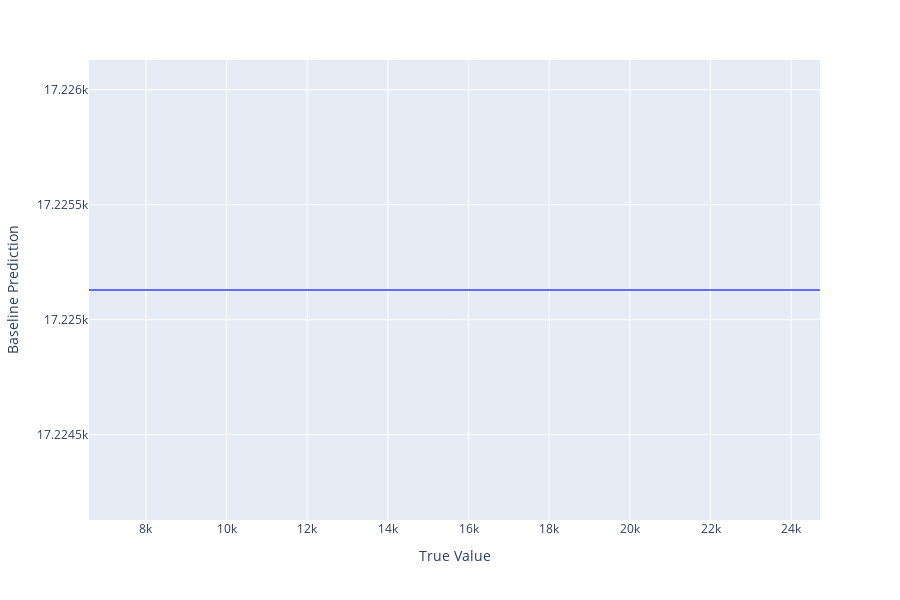

Notebook source saved alongside this figure:
### Code cell
import plotly.express as px

fig = px.line(df, x="True Value", y="Baseline Prediction")
fig.show()

### Figure 1 — Plotly figure (JSON) as saved in the notebook; plotly's stock layout.template omitted (floating-point values rounded to 4 significant figures; data arrays with more than 128 entries replaced by an {"elided": "..."} marker saying what was removed)
{"data": [{"hoverlabel": {"namelength": 0}, "hovertemplate": "True Value=%{x}<br>Baseline Prediction=%{y}", "legendgroup": "", "line": {"color": "#636efa", "dash": "solid"}, "mode": "lines", "name": "", "showlegend": false, "type": "scattergl", "x": {"elided": "2572 int values"}, "xaxis": "x", "y": {"elided": "2572 float values"}, "yaxis": "y"}], "layout": {"height": 600, "legend": {"tracegroupgap": 0}, "margin": {"t": 60}, "xaxis": {"anchor": "y", "domain": [0, 1], "title": {"text": "True Value"}}, "yaxis": {"anchor": "x", "domain": [0, 1], "title": {"text": "Baseline Prediction"}}}}
